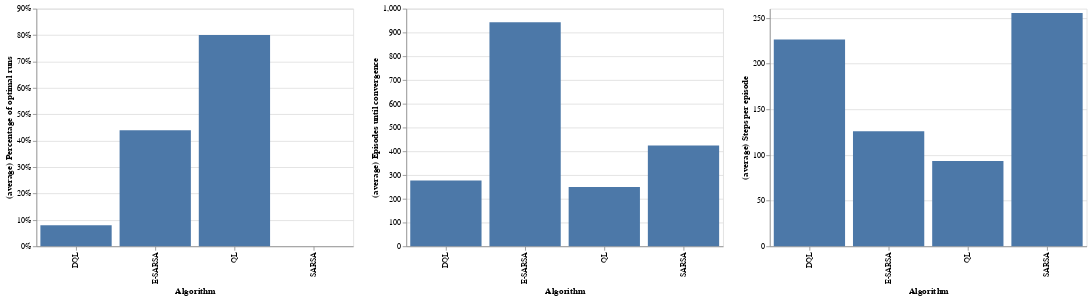

The notebook cell this image was saved under:
### Code cell
data = test_algorithms()
optimal_runs_data = data['optimal_runs']
convergence_data  = data['convergence']
steps_data        = data['average_steps']

import altair as alt
import pandas as pd

df_optimal = pd.DataFrame({'names': ['SARSA', 'QL', 'E-SARSA', 'DQL'],
                     'values': list(optimal_runs_data.values())})
ch1 = alt.Chart(df_optimal).mark_bar().encode(
    x = alt.X('names:N', axis=alt.Axis(title='Algorithm')),
    y = alt.Y('values:Q', axis=alt.Axis(format='%', title='(average) Percentage of optimal runs'))
).properties(
    width=400
)

df_convergence = pd.DataFrame({'names': ['SARSA', 'QL', 'E-SARSA', 'DQL'],
                     'values': list(convergence_data.values())})
ch2 = alt.Chart(df_convergence).mark_bar().encode(
    x = alt.X('names:N', axis=alt.Axis(title='Algorithm')),
    y = alt.Y('values:Q', axis=alt.Axis(title='(average) Episodes until convergence'))
).properties(
    width=400
)

df_steps = pd.DataFrame({'names': ['SARSA', 'QL', 'E-SARSA', 'DQL'],
                     'values': list(steps_data.values())})
ch3 = alt.Chart(df_steps).mark_bar().encode(
    x = alt.X('names:N', axis=alt.Axis(title='Algorithm')),
    y = alt.Y('values:Q', axis=alt.Axis(title='(average) Steps per episode'))
).properties(
    width=400
)

ch1 | ch2 | ch3

### Figure 1 — Vega-Lite specification as saved in the notebook (floating-point values rounded to 4 significant figures)
{"config": {"view": {"continuousWidth": 400, "continuousHeight": 300}}, "hconcat": [{"data": {"name": "data-e852cf63121874d36f558df6c716d651"}, "mark": "bar", "encoding": {"x": {"type": "nominal", "axis": {"title": "Algorithm"}, "field": "names"}, "y": {"type": "quantitative", "axis": {"format": "%", "title": "(average) Percentage of optimal runs"}, "field": "values"}}, "width": 400}, {"data": {"name": "data-b11c9260b26484066199ce1405a35bb3"}, "mark": "bar", "encoding": {"x": {"type": "nominal", "axis": {"title": "Algorithm"}, "field": "names"}, "y": {"type": "quantitative", "axis": {"title": "(average) Episodes until convergence"}, "field": "values"}}, "width": 400}, {"data": {"name": "data-bdb897325f8f04ed3060be3a07afc02b"}, "mark": "bar", "encoding": {"x": {"type": "nominal", "axis": {"title": "Algorithm"}, "field": "names"}, "y": {"type": "quantitative", "axis": {"title": "(average) Steps per episode"}, "field": "values"}}, "width": 400}], "$schema": "https://vega.github.io/schema/vega-lite/v4.8.1.json", "datasets": {"data-e852cf63121874d36f558df6c716d651": [{"names": "SARSA", "values": 0.0}, {"names": "QL", "values": 0.8}, {"names": "E-SARSA", "values": 0.44}, {"names": "DQL", "values": 0.08}], "data-b11c9260b26484066199ce1405a35bb3": [{"names": "SARSA", "values": 423.8}, {"names": "QL", "values": 249.9}, {"names": "E-SARSA", "values": 942.8}, {"names": "DQL", "values": 277.2}], "data-bdb897325f8f04ed3060be3a07afc02b": [{"names": "SARSA", "values": 255.4}, {"names": "QL", "values": 93.41}, {"names": "E-SARSA", "values": 126.0}, {"names": "DQL", "values": 226.2}]}}
